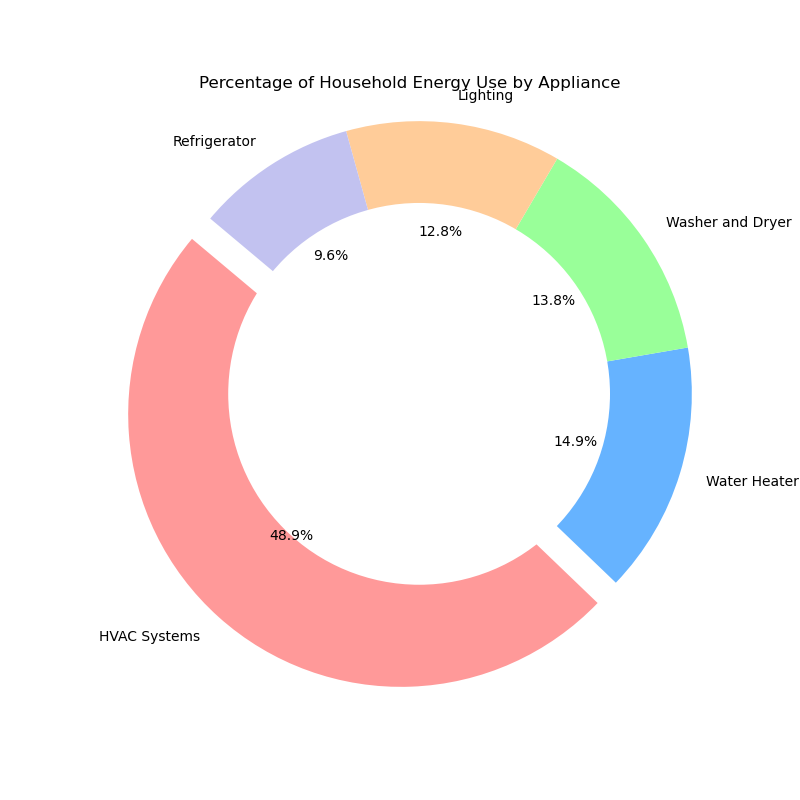

Python code for this plot:

import matplotlib.pyplot as plt

# Data provided
data = [
    {'Appliance': 'HVAC Systems', 'Percentage of Energy Use': 46},
    {'Appliance': 'Water Heater', 'Percentage of Energy Use': 14},
    {'Appliance': 'Washer and Dryer', 'Percentage of Energy Use': 13},
    {'Appliance': 'Lighting', 'Percentage of Energy Use': 12},
    {'Appliance': 'Refrigerator', 'Percentage of Energy Use': 9}
]

# Extracting the appliance labels and corresponding percentages for the pie chart
labels = [item['Appliance'] for item in data]
sizes = [item['Percentage of Energy Use'] for item in data]

# Colors for each section
colors = ['#ff9999','#66b3ff','#99ff99','#ffcc99', '#c2c2f0']

# Explode the 1st slice (HVAC Systems)
explode = (0.1, 0, 0, 0, 0)  

# Plotting the pie chart
plt.figure(figsize=(8, 8))
plt.pie(sizes, explode=explode, labels=labels, colors=colors, autopct='%1.1f%%', startangle=140)

# Draw a circle at the center to turn the pie into a donut chart
centre_circle = plt.Circle((0,0),0.70,fc='white')
fig = plt.gcf()
fig.gca().add_artist(centre_circle)

# Equal aspect ratio ensures that pie is drawn as a circle
plt.axis('equal')  

# Adding a title
plt.title('Percentage of Household Energy Use by Appliance')

# Show the plot
plt.show()
